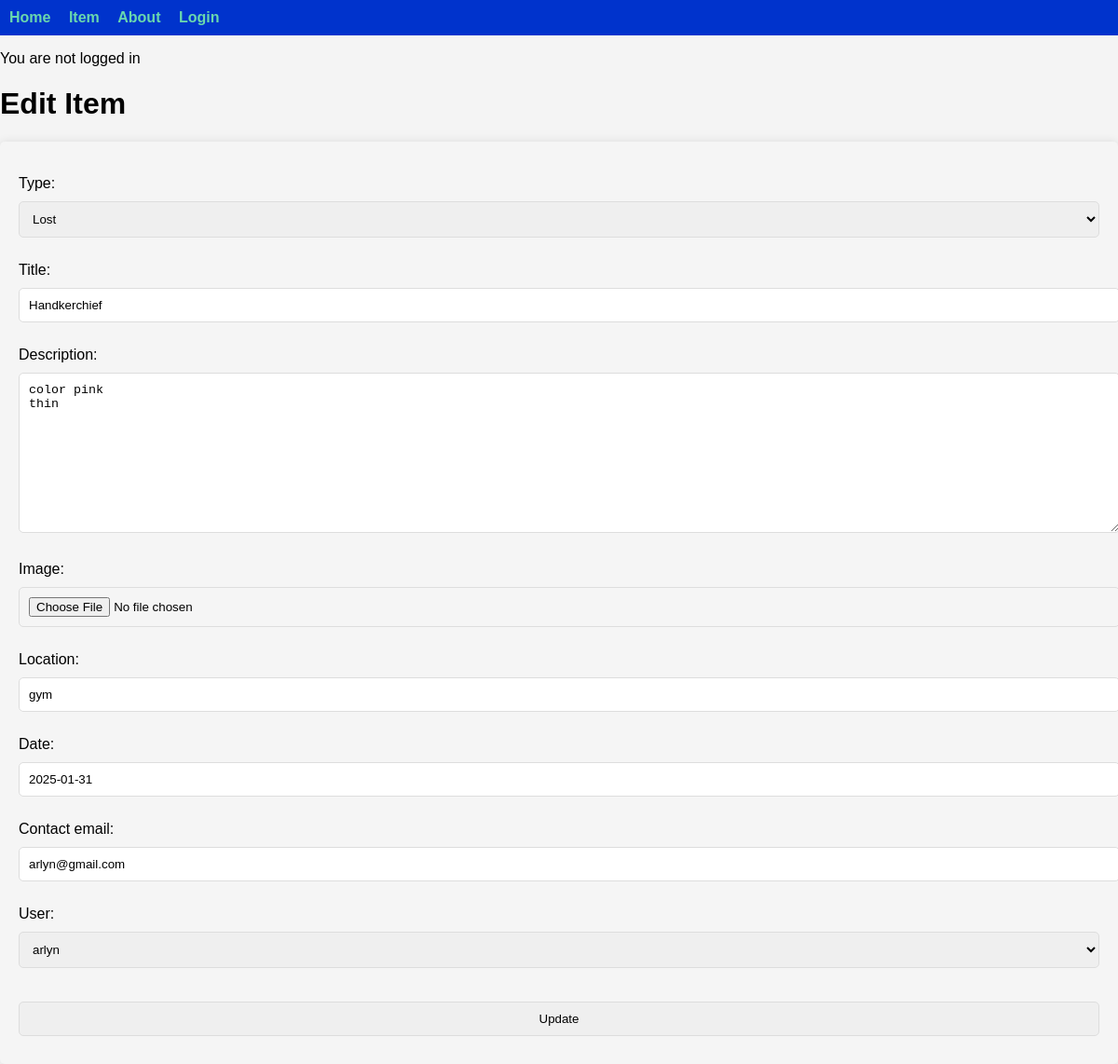
The page /item/4/edit on the database its author committed.
### app/models.py (models this page shows, shortened)
class Item(models.Model):
    ITEM_TYPES = [
        ('Lost', 'Lost'),
        ('Found', 'Found')
    ]
    type = models.CharField(max_length=10, choices=ITEM_TYPES)
    title = models.CharField(max_length=100)
    description = models.TextField()
    location = models.CharField(max_length=255)
    date = models.DateField()
    image = models.ImageField(upload_to='item_images/', blank=True, null=True)
    contact_email = models.EmailField()
    user = models.ForeignKey(settings.AUTH_USER_MODEL, on_delete=models.CASCADE)

### app/views.py (the view)
# urls.py: path('item/<int:pk>/edit',  ItemUpdateView.as_view(), name='item_update'),
class ItemUpdateView(UpdateView):
    model = Item
    fields = ['type', 'title', 'description', 'image', 'location', 'date', 'contact_email', 'user']
    template_name = 'app/item_update.html'

### app/templates/app/item_update.html (shortened to what this page needs)
{% extends 'app/base.html' %}
{% load static %}
{% block content %}
<h1>Edit Item</h1>
<form action="{% url 'item_update' object.pk %}" method="post">
    {{ form.as_p }}
    <input type="submit" value="Update">
</form>
{% endblock %}

### static/css/base.css (style rules this page uses)
body { font-family: Arial, sans-serif; background-color: #f4f4f4; margin: 0; padding: 0; }
form { background:whitesmoke; padding: 20px; margin-top: 20px; box-shadow: 0px 0px 10px rgba(0, 0, 0, 0.1); border-radius: 5px; }
input, textarea, select { width: 100%; padding: 10px; margin: 10px 0; border: 1px solid #ddd; border-radius: 5px; }

### rows shown on the page
Item: type "Lost", title "Handkerchief", description "color pink thin", location "gym", date "2025-01-31", contact_email "arlyn@gmail.com", user "arlyn"
